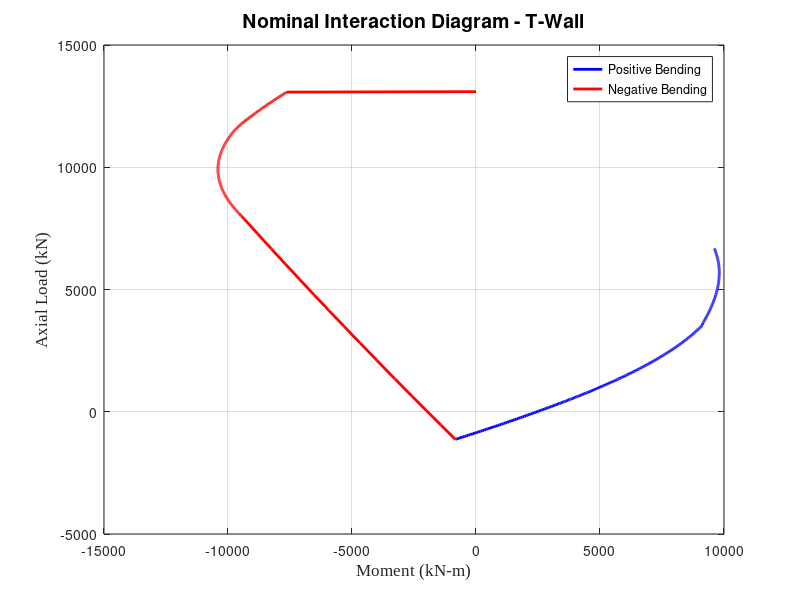
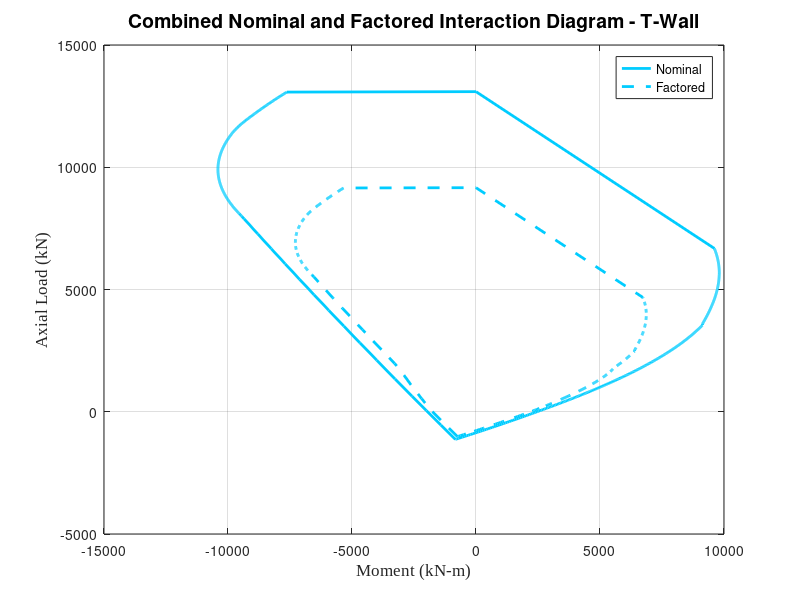

Reproduce these figures in MATLAB, in order. (Note: this script raises an error after producing the figures.)
% ===========================================================================
% T-Wall Interaction Diagram Generator: Structural Capacity Analysis
% ===========================================================================
% Author: Victor Calderón (July 2019)
% Updated: Jefferson De la Cuba (February 2025)
% --------------------------------------------------------------------------
% This code generates nominal and factored interaction diagrams for T-shaped
% structural walls per ACI 318 provisions. The program calculates axial
% load-moment capacity pairs considering concrete crushing and steel yielding
% limits, then compares results with applied load combinations.
%
% INPUTS:
% - Material: fpc = 210 kg/cm², fy = 4200 kg/cm²
% - Geometry: Wall dimensions [cm] (b1, b2, h1, h2)
% - Reinforcement: Layer quantities (n), areas (As), spacing (eid)
% - Dataset: T_P34_M22.txt (Applied loads: P_u_M22 [kN], M_u_M22 [kN-m])
%
% OUTPUTS:
% - Interaction diagrams (Nominal/Factored)
% - PNG figures saved to ../outputs/
% - Console output of maximum allowed axial load

clear
close all
clc

%% Configure Output Directory
[currPath, ~, ~] = fileparts(mfilename('fullpath'));
outputDir = fullfile(currPath, '..', 'outputs');

if ~exist(outputDir, 'dir')
    mkdir(outputDir);
    fprintf('Created output directory: %s\n', outputDir);
end
%% Interaction Diagram - T-Wall

% Input - Material Properties
fpc = 210;           % Concrete compressive strength (kg/cm²)
betha_c = 0.85;      % Concrete compression block factor (per ACI-318)
fy = 4200;           % Steel yield strength (kg/cm²)
Es = 2.0e6;          % Modulus of elasticity of steel (kg/cm²)
ey = 0.0020;         % Steel yield strain
ecu = 0.003;         % Ultimate concrete strain (ACI-318)

% Input - Geometric Properties (cm)
b_1 = 394;           % Flange width
b_2 = 10;            % Web width
h_1 = 12;            % Flange thickness (height)
h_2 = 412;           % Total height (cm) – (h₂ – h₁ gives the web height)
Ag = b_1 * h_1 + b_2 * (h_2 - h_1);  % Gross area (cm²)

%% Input - Reinforcement Distribution

n = 26;  % Number of reinforcement layers

% From top to bottom:
As = [10.5; repmat(0.5, 18, 1); repmat(1.13, 7, 1)];  % Reinforcement area (cm²)

eid = [6; 9; repmat(20, 17, 1); 6; repmat(8, 7, 1)];     % Spacing between bars (cm)

ei = [];  % Distance of each layer from the top (cm)
for i = 1:length(eid)-1
    % The first element is fixed; subsequent positions are cumulative
    ei(1) = eid(1);
    ei = [ei, ei(i) + eid(i+1)];
end
ei = ei';  % Convert to a column vector

n_c = 1;  % Increment for neutral axis depth

%% Compression Analysis

% Calculate the centroid of the gross section (from top)
y_c_1 = (1/2 * ((b_1 * h_1^2) + (h_2^2 - h_1^2) * b_2)) / (b_1 * h_1 + b_2 * (h_2 - h_1));
y_c_2 = h_2 - y_c_1;  % Distance from the bottom

% Define a range for the neutral axis depth 'c' (cm)
c = 0.00001:n_c:h_2;  % Modify this range as needed for finer resolution

e_i_a = [];  % Matrix to store strains in reinforcement for each neutral axis depth

% Create mirrored reinforcement arrays for the negative bending case
As_2 = [];
ei_2 = [];
for i_3 = 0:length(As)-1
    As_2 = [As_2; As(n - i_3)];
    ei_2 = [ei_2; h_2 - ei(n - i_3)];
end

flag = 0;

% Maximum compressive axial load capacity with ties (kNs)
P_n_max = 0.8 * (0.85 * fpc * (Ag - sum(As)) + fy * sum(As)) * 9.81 / 1000; % Corrected unit conversion

while flag == 0 || flag == 1
    a = zeros(length(c), 1);         % Depth of equivalent stress block (cm)
    P_n = zeros(length(c), 1);         % Nominal axial load (kN)
    P_real = zeros(length(c), 1);      % Actual axial force (kN)
    M_n = zeros(length(c), 1);         % Nominal moment (kN-m)
    M_real = zeros(length(c), 1);      % Actual moment (kN-m)
    phi_Mn = zeros(length(c), 1);      % Strength-reduced moment (kN-m)
    phi_Pn = zeros(length(c), 1);      % Strength-reduced axial load (kN)

    for i = 1:length(c)
        e_i = zeros(length(As), 1);    % Strain in each reinforcement layer
        f_s = zeros(length(As), 1);    % Force in each reinforcement layer (kg)
        ms_i = zeros(length(As), 1);   % Moment contribution from each layer (kg-cm)

        % Calculate the equivalent rectangular stress block depth
        a(i) = c(i) * betha_c;

        for i_1 = 1:length(As)
            % Calculate strain in reinforcement layer
            % (negative indicates compression, positive indicates tension)
            e_i(i_1) = ecu * (ei(i_1) - c(i)) / c(i);

            % Calculate force in reinforcement (kg)
            if abs(e_i(i_1)) > ey
                if e_i(i_1) > 0
                    f_s(i_1) = fy * As(i_1);
                else
                    f_s(i_1) = -fy * As(i_1);
                end
            else
                f_s(i_1) = Es * e_i(i_1) * As(i_1);
            end

            % Calculate concrete compressive force (kg)
            if a(i) < h_1
                P_con = 0.85 * fpc * a(i) * b_1;
            else
                P_con_ala = 0.85 * fpc * h_1 * b_1;
                P_con_alma = 0.85 * fpc * (a(i) - h_1) * b_2;
                P_con = P_con_ala + P_con_alma;
            end

            % Calculate moment contribution from this reinforcement layer (kg-cm)
            ms_i(i_1) = f_s(i_1) * (y_c_1 - ei(i_1));
        end

        % Store reinforcement strains for the current neutral axis depth
        e_i_a = [e_i_a; e_i'];

        % Calculate the nominal moment (kN-m)
        if a(i) < h_1
            M_real(i) = (P_con * (y_c_1 - a(i)/2) - sum(ms_i)) * 9.81 / 100000; % Corrected unit conversion
        else
            M_real(i) = (P_con_ala * (y_c_1 - h_1/2) + P_con_alma * (y_c_1 - (a(i) - h_1)/2) - sum(ms_i)) * 9.81 / 100000; % Corrected
        end

        % Calculate the total axial force (kN)
        P_real(i) = (P_con - sum(f_s)) * 9.81 / 1000;  % Corrected unit conversion
        
        if P_n_max >= P_real(i)
            P_n(i) = P_real(i);
            M_n(i) = M_real(i);
        else
            M_n(i) = 0;
            P_n(i) = P_n_max;
        end
    end

    % Calculate the axial load capacity for a beam (for ties) in kN
    P_viga = 0.1 * fpc * Ag * 9.81 / 1000; % Corrected unit conversion
    M_b = max(M_n);
    p_1 = find(M_n == M_b);  % Index for maximum moment
    P_b = P_n(p_1);

    P_tran_1 = P_viga / 0.7;  % Based on beam capacity with ties
    P_tran_2 = P_b / 0.7;

    P_tran = min(P_tran_1, P_tran_2);

    % Calculate strength reduction factors for moment and axial force
    for i_5 = 1:length(c)
        phi = 0.9 - 0.2 * P_n(i_5) / P_tran;
        if phi <= 0.7
            phi = 0.7;
        elseif phi >= 0.9
            phi = 0.9;
        end
        phi_Mn(i_5) = M_n(i_5) * phi;
        phi_Pn(i_5) = P_n(i_5) * phi;
    end

    % Store the results and switch reinforcement for the opposite bending axis
    flag = flag + 1;
    if flag == 0 || flag == 1
        % For negative bending (mirrored reinforcement layout)
        M_n_neg = -M_n;
        P_n_neg = P_n;
        e_i_a_neg = e_i_a;

        phi_Mn_neg = -phi_Mn;
        phi_Pn_neg = phi_Pn;

        % Switch reinforcement arrays for the negative bending case
        As = As_2;
        ei = ei_2;
        h_1_r = h_1;
        h_2_r = h_2;
        h_1 = h_2_r;
        h_2 = h_1_r;
        b_1_r = b_1;
        b_2_r = b_2;
        b_1 = b_2_r;
        b_2 = b_1_r;
        y_c_1 = y_c_2;
    else
        % For positive bending
        M_n_pos = M_n;
        P_n_pos = P_n;
        e_i_a_pos = e_i_a;

        phi_Mn_pos = phi_Mn;
        phi_Pn_pos = phi_Pn;
    end
end

% Reorder the positive bending diagram so that the interaction diagram closes
M_n_pos_graf = [];
P_n_pos_graf = [];
phi_M_n_pos_graf = [];
phi_P_n_pos_graf = [];
n_3 = length(M_n_pos);
for i_4 = 0:n_3-1
    M_n_pos_graf = [M_n_pos_graf; M_n_pos(n_3 - i_4)];
    P_n_pos_graf = [P_n_pos_graf; P_n_pos(n_3 - i_4)];
    phi_M_n_pos_graf = [phi_M_n_pos_graf; phi_Mn_pos(n_3 - i_4)];
    phi_P_n_pos_graf = [phi_P_n_pos_graf; phi_Pn_pos(n_3 - i_4)];
end

% Combine negative and positive bending results
M_n_graf = [M_n_neg; M_n_pos_graf];
P_n_graf = [P_n_neg; P_n_pos_graf];

phi_M_n_graf = [phi_Mn_neg; phi_M_n_pos_graf];
phi_P_n_graf = [phi_Pn_neg; phi_P_n_pos_graf];

%% Plotting the Interaction Diagrams

% Figure 1: Nominal Interaction Diagram (Positive and Negative Bending)
figure
plot(M_n_pos, P_n_pos, 'b-', 'LineWidth', 2)
hold on
plot(M_n_neg, P_n_neg, 'r-', 'LineWidth', 2)
grid on
xlabel('Moment (kN-m)', 'FontSize', 12, 'FontName', 'Times New Roman')
ylabel('Axial Load (kN)', 'FontSize', 12, 'FontName', 'Times New Roman')
title('Nominal Interaction Diagram - T-Wall', 'FontSize', 14)
legend('Positive Bending', 'Negative Bending', 'Location', 'best')

% Figure 2: Combined Nominal and Strength-Reduced (Factored) Interaction Diagrams
figure
plot(M_n_graf, P_n_graf, 'Color', [0 0.8 1], 'LineWidth', 2)
hold on
plot(phi_M_n_graf, phi_P_n_graf, '--', 'Color', [0 0.8 1], 'LineWidth', 2)
grid on
xlabel('Moment (kN-m)', 'FontSize', 12, 'FontName', 'Times New Roman')
ylabel('Axial Load (kN)', 'FontSize', 12, 'FontName', 'Times New Roman')
title('Combined Nominal and Factored Interaction Diagram - T-Wall', 'FontSize', 14)
legend('Nominal', 'Factored', 'Location', 'best')

%% T-Wall Applied Load Data

% Load applied load data from the datasets folder (relative path)
dataPath = fullfile('..', 'datasets', 'T_P34_M22.txt');
load(dataPath)  % This loads variable T_P34_M22
P_u_M22 = T_P34_M22(:,1);  % Applied axial loads (kN)
M_u_M22 = T_P34_M22(:,2);  % Applied moments (kN-m)
sz = 15;  % Size of scatter plot markers

x_lim = 1.5e4;   % Limit for moment axis (kN-m)
y_lim_sup = 1.4e4; % Upper limit for axial load (kN)
y_lim_inf = 2e3; % Lower limit for axial load (kN)

% Figure 3: Interaction Diagram with Applied Loads
figure
plot(M_n_graf, P_n_graf, 'Color', [0 0.8 1], 'LineWidth', 2)
hold on
plot(phi_M_n_graf, phi_P_n_graf, '--', 'Color', [0 0.8 1], 'LineWidth', 2)
scatter(M_u_M22, P_u_M22, 45, 'MarkerEdgeColor', [0.3 0.3 0.3],...
    'MarkerFaceColor', [0.7 0.7 0.7], 'LineWidth', 0.8)
plot([-x_lim, x_lim], [0, 0], 'k-', 'LineWidth', 1.5)
plot([0, 0], [-y_lim_inf, y_lim_sup], 'k-', 'LineWidth', 1.5)

% Axis formatting
xticks(-x_lim:5e3:x_lim)  % 2000 kN-m increments
yticks(-y_lim_inf:2e3:y_lim_sup)  % 2000 kN increments (includes negatives)
xlabel('Moment (kN-m)', 'FontSize', 14, 'FontName', 'Times New Roman')
ylabel('Axial Load (kN)', 'FontSize', 14, 'FontName', 'Times New Roman')

% Disable scientific notation explicitly
ax = gca;
ax.XAxis.Exponent = 0;  % Turns off X-axis scientific notation
ax.YAxis.Exponent = 0;  % Turns off Y-axis scientific notation

% Adjust grid and frame
box off
grid on
set(gca, 'LineWidth', 1.3, 'FontSize', 12, 'FontName', 'Times New Roman')
axis([-x_lim x_lim -y_lim_inf y_lim_sup])
title('T-Wall Interaction Diagram with Applied Loads', 'FontSize', 14)
legend('Nominal', 'Factored', 'Applied Loads', 'Location', 'best')
%% Enhanced Figure Handling
figNames = {'InteractionDiagram_Nominal', 'InteractionDiagram_Factored',...
           'InteractionDiagram_AppliedLoads'};

% Save all open figures except the Nominal Interaction Diagram
figHandles = findobj('Type', 'figure');
for idx = 1:length(figHandles)
    currentFig = figHandles(idx);
    figNumber = currentFig.Number;
    % Skip saving the first figure (Nominal Interaction Diagram)
    if figNumber == 1
        close(gcf)
        continue;
    end
    figure(currentFig)
    outputPath = fullfile(outputDir, sprintf('Figure%d_%s.png',...
                   figNumber, figNames{figNumber}));
    print(outputPath, '-dpng', '-r300')
    fprintf('Saved: %s\n', outputPath)
    close(gcf)  % Close figure after saving
end
%% Display Final Results
fprintf('\nAnalysis completed successfully\n');
fprintf('Output directory: %s\n', outputDir);

%% Calculate Maximum Allowed Axial Load

Pu_Nch = Ag * fpc * 0.3 * 9.81 / 1000;  % Corrected unit conversion
fprintf('Maximum allowed axial load: %.2f kN\n', Pu_Nch);